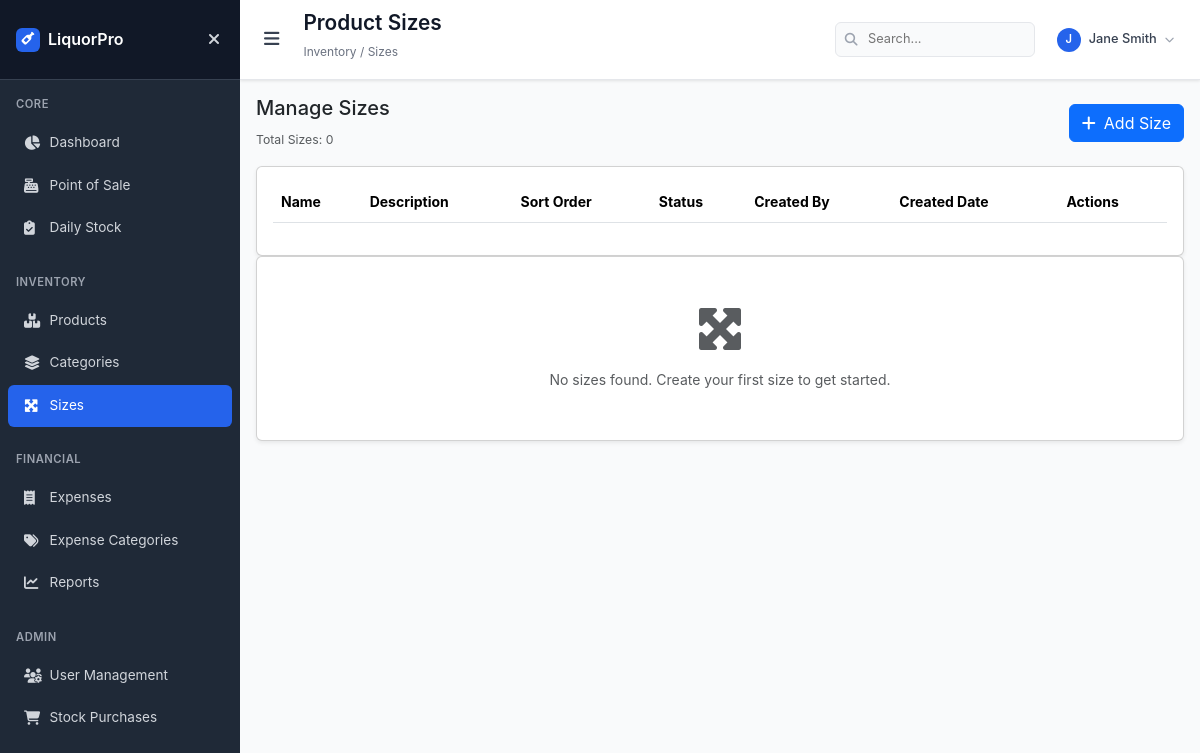
/sizes (signed in), run on an earlier commit of the app's database.
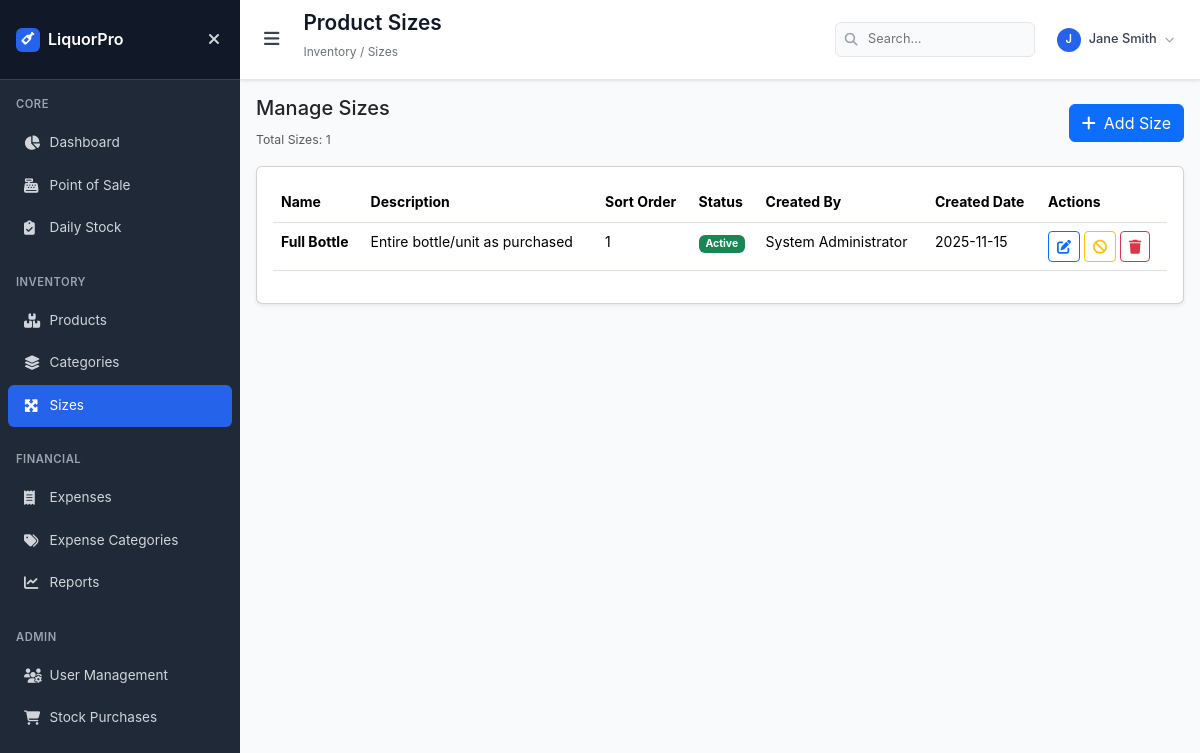
And on a later commit of the database.
### models.py (models this page shows, shortened)
class Size(db.Model):
    id = db.Column(db.Integer, primary_key=True)
    name = db.Column(db.String(20), unique=True, nullable=False, index=True)
    description = db.Column(db.String(100), nullable=True)
    sort_order = db.Column(db.Integer, default=0, index=True)
    is_active = db.Column(db.Boolean, default=True, index=True)
    created_at = db.Column(db.DateTime, default=datetime.utcnow)
    created_by = db.Column(db.Integer, db.ForeignKey('user.id'), nullable=True)
    creator = db.relationship('User', backref=db.backref('created_sizes', lazy=True))

class User(db.Model):
    id = db.Column(db.Integer, primary_key=True)
    username = db.Column(db.String(80), unique=True, nullable=False, index=True)
    email = db.Column(db.String(120), unique=True, nullable=False, index=True)
    password_hash = db.Column(db.String(128), nullable=False)
    full_name = db.Column(db.String(100), nullable=False)
    role = db.Column(db.String(20), nullable=False, default='attendant', index=True)
    is_active = db.Column(db.Boolean, default=True, index=True)
    created_at = db.Column(db.DateTime, default=datetime.utcnow)
    last_login = db.Column(db.DateTime)

### app.py (the view)
@app.route('/sizes')
@admin_required
def sizes():
    sizes = Size.query.order_by(Size.sort_order, Size.name).all()
    return render_template('sizes/sizes.html', sizes=sizes)

### app.py (called while the page is built)
def get_current_user():
    if 'user_id' in session:
        return db.session.get(User, session['user_id'])
    return None

def admin_required(f):
    @wraps(f)
    def decorated_function(*args, **kwargs):
        if 'user_id' not in session:
            flash('Please log in to access this page.', 'warning')
            return redirect(url_for('login'))
        user = db.session.get(User, session['user_id'])
        if not user or user.role not in ['admin', 'manager']:
            flash('Access denied. Admin privileges required.', 'error')
            return redirect(url_for('dashboard'))
        return f(*args, **kwargs)
    return decorated_function

@app.context_processor
def inject_user():
    return dict(current_user=get_current_user())

### templates/sizes/sizes.html (shortened to what this page needs)
{% extends "base.html" %}
{% block page_title %}Product Sizes{% endblock %}
{% block breadcrumb %}Inventory / Sizes{% endblock %}
{% block content %}
<div class="row mb-3">
    <div class="col-12">
        <div class="d-flex justify-content-between align-items-center">
            <div>
                <h5>Manage Sizes</h5>
                <small class="text-muted">Total Sizes: {{ sizes|length }}</small>
            </div>
            <a href="{{ url_for('add_size') }}" class="btn btn-primary">
                <i class="fas fa-plus me-2"></i>Add Size
            </a>
        </div>
    </div>
</div>
<div class="card shadow-sm">
    <div class="card-body">
        <div class="table-responsive">
            <table class="table table-hover">
                <thead>
                    <tr>
                        <th>Name</th>
                        <th>Description</th>
                        <th>Sort Order</th>
                        <th>Status</th>
                        <th>Created By</th>
                        <th>Created Date</th>
                        <th>Actions</th>
                    </tr>
                </thead>
                <tbody>
                    {% for size in sizes %}
                    <tr>
                        <td><strong>{{ size.name }}</strong></td>
                        <td>{{ size.description if size.description else '-' }}</td>
                        <td>{{ size.sort_order }}</td>
                        <td>
                            {% if size.is_active %}
                            <span class="badge bg-success">Active</span>
                            {% else %}
                            <span class="badge bg-secondary">Inactive</span>
                            {% endif %}
                        </td>
                        <td>{{ size.creator.full_name if size.creator else 'System' }}</td>
                        <td>{{ size.created_at.strftime('%Y-%m-%d') if size.created_at else 'N/A' }}</td>
                        <td>
                            <a href="{{ url_for('edit_size', size_id=size.id) }}" class="btn btn-sm btn-outline-primary" title="Edit">
                                <i class="fas fa-edit"></i>
                            </a>
                            <form method="POST" action="{{ url_for('toggle_size_status', size_id=size.id) }}" style="display: inline;">
                                {% if size.is_active %}
                                <button type="submit" class="btn btn-sm btn-outline-warning" title="Deactivate" onclick="return confirm('Deactivate this size?')">
                                    <i class="fas fa-ban"></i>
                                </button>
                                {% else %}
                                <button type="submit" class="btn btn-sm btn-outline-success" title="Activate" onclick="return confirm('Activate this size?')">
                                    <i class="fas fa-check"></i>
                                </button>
                                {% endif %}
                            </form>
                            <form method="POST" action="{{ url_for('delete_size', size_id=size.id) }}" style="display: inline;">
                                <button type="submit" class="btn btn-sm btn-outline-danger" title="Delete" onclick="return confirm('Delete this size? This action cannot be undone!')">
                                    <i class="fas fa-trash"></i>
                                </button>
                            </form>
                        </td>
                    </tr>
                    {% endfor %}
                </tbody>
            </table>
        </div>
    </div>
</div>
{% if not sizes %}
<div class="card shadow-sm">
    <div class="card-body text-center py-5">
        <i class="fas fa-expand-arrows-alt text-muted" style="font-size: 48px;"></i>
        <p class="text-muted mt-3 mb-0">No sizes found. Create your first size to get started.</p>
    </div>
</div>
{% endif %}
{% endblock %}

What changed in the data, as far as the page shows it:
added Size: name "Full Bottle", description "Entire bottle/unit as purchased", sort_order "1", is_active "Active", creator "System Administrator", created_at "2025-11-15"
Also different on the page:
{{ sizes|length }}: "0" → "1"
text no longer shown: "No sizes found. Create your first size to get started."
